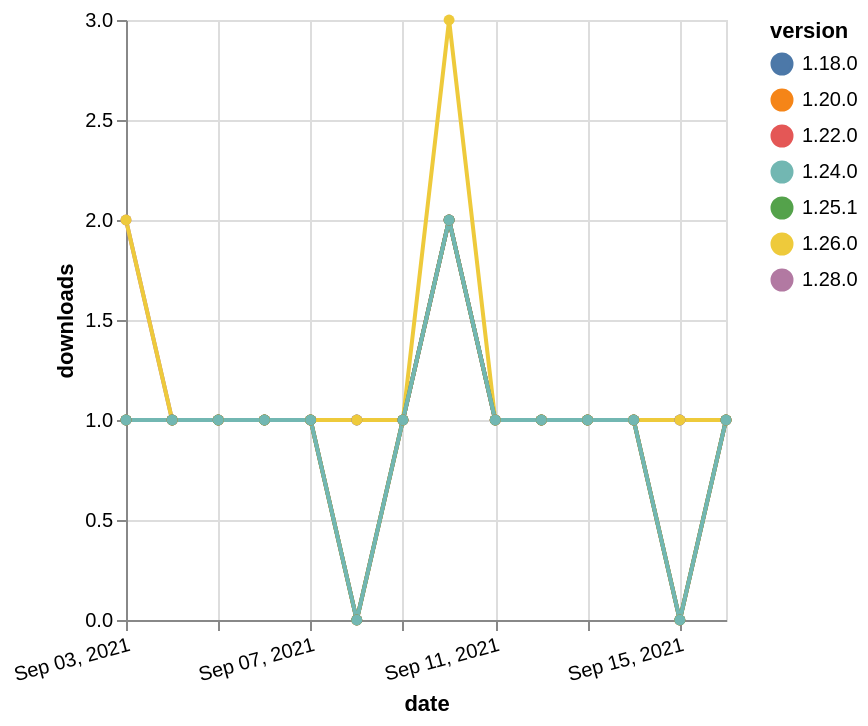

Source (Vega-Lite JSON):
### Vega-Lite specification from a JSON file in a GitHub repository (floating-point values rounded to 4 significant figures)
{"$schema": "https://vega.github.io/schema/vega-lite/v5.json", "description": "A simple bar chart with embedded data.", "data": {"values": [{"date": "2021-09-03", "total": 233, "delta": 1, "version": "1.18.0"}, {"date": "2021-09-04", "total": 234, "delta": 1, "version": "1.18.0"}, {"date": "2021-09-05", "total": 235, "delta": 1, "version": "1.18.0"}, {"date": "2021-09-06", "total": 236, "delta": 1, "version": "1.18.0"}, {"date": "2021-09-07", "total": 237, "delta": 1, "version": "1.18.0"}, {"date": "2021-09-08", "total": 238, "delta": 1, "version": "1.18.0"}, {"date": "2021-09-09", "total": 239, "delta": 1, "version": "1.18.0"}, {"date": "2021-09-10", "total": 241, "delta": 2, "version": "1.18.0"}, {"date": "2021-09-11", "total": 242, "delta": 1, "version": "1.18.0"}, {"date": "2021-09-12", "total": 243, "delta": 1, "version": "1.18.0"}, {"date": "2021-09-13", "total": 244, "delta": 1, "version": "1.18.0"}, {"date": "2021-09-14", "total": 245, "delta": 1, "version": "1.18.0"}, {"date": "2021-09-15", "total": 246, "delta": 1, "version": "1.18.0"}, {"date": "2021-09-16", "total": 247, "delta": 1, "version": "1.18.0"}, {"date": "2021-09-03", "total": 186, "delta": 1, "version": "1.22.0"}, {"date": "2021-09-04", "total": 187, "delta": 1, "version": "1.22.0"}, {"date": "2021-09-05", "total": 188, "delta": 1, "version": "1.22.0"}, {"date": "2021-09-06", "total": 189, "delta": 1, "version": "1.22.0"}, {"date": "2021-09-07", "total": 190, "delta": 1, "version": "1.22.0"}, {"date": "2021-09-08", "total": 190, "delta": 0, "version": "1.22.0"}, {"date": "2021-09-09", "total": 191, "delta": 1, "version": "1.22.0"}, {"date": "2021-09-10", "total": 193, "delta": 2, "version": "1.22.0"}, {"date": "2021-09-11", "total": 194, "delta": 1, "version": "1.22.0"}, {"date": "2021-09-12", "total": 195, "delta": 1, "version": "1.22.0"}, {"date": "2021-09-13", "total": 196, "delta": 1, "version": "1.22.0"}, {"date": "2021-09-14", "total": 197, "delta": 1, "version": "1.22.0"}, {"date": "2021-09-15", "total": 197, "delta": 0, "version": "1.22.0"}, {"date": "2021-09-16", "total": 198, "delta": 1, "version": "1.22.0"}, {"date": "2021-09-03", "total": 112, "delta": 2, "version": "1.28.0"}, {"date": "2021-09-04", "total": 113, "delta": 1, "version": "1.28.0"}, {"date": "2021-09-05", "total": 114, "delta": 1, "version": "1.28.0"}, {"date": "2021-09-06", "total": 115, "delta": 1, "version": "1.28.0"}, {"date": "2021-09-07", "total": 116, "delta": 1, "version": "1.28.0"}, {"date": "2021-09-08", "total": 117, "delta": 1, "version": "1.28.0"}, {"date": "2021-09-09", "total": 118, "delta": 1, "version": "1.28.0"}, {"date": "2021-09-10", "total": 120, "delta": 2, "version": "1.28.0"}, {"date": "2021-09-11", "total": 121, "delta": 1, "version": "1.28.0"}, {"date": "2021-09-12", "total": 122, "delta": 1, "version": "1.28.0"}, {"date": "2021-09-13", "total": 123, "delta": 1, "version": "1.28.0"}, {"date": "2021-09-14", "total": 124, "delta": 1, "version": "1.28.0"}, {"date": "2021-09-15", "total": 125, "delta": 1, "version": "1.28.0"}, {"date": "2021-09-16", "total": 126, "delta": 1, "version": "1.28.0"}, {"date": "2021-09-03", "total": 170, "delta": 2, "version": "1.26.0"}, {"date": "2021-09-04", "total": 171, "delta": 1, "version": "1.26.0"}, {"date": "2021-09-05", "total": 172, "delta": 1, "version": "1.26.0"}, {"date": "2021-09-06", "total": 173, "delta": 1, "version": "1.26.0"}, {"date": "2021-09-07", "total": 174, "delta": 1, "version": "1.26.0"}, {"date": "2021-09-08", "total": 175, "delta": 1, "version": "1.26.0"}, {"date": "2021-09-09", "total": 176, "delta": 1, "version": "1.26.0"}, {"date": "2021-09-10", "total": 179, "delta": 3, "version": "1.26.0"}, {"date": "2021-09-11", "total": 180, "delta": 1, "version": "1.26.0"}, {"date": "2021-09-12", "total": 181, "delta": 1, "version": "1.26.0"}, {"date": "2021-09-13", "total": 182, "delta": 1, "version": "1.26.0"}, {"date": "2021-09-14", "total": 183, "delta": 1, "version": "1.26.0"}, {"date": "2021-09-15", "total": 184, "delta": 1, "version": "1.26.0"}, {"date": "2021-09-16", "total": 185, "delta": 1, "version": "1.26.0"}, {"date": "2021-09-03", "total": 318, "delta": 1, "version": "1.20.0"}, {"date": "2021-09-04", "total": 319, "delta": 1, "version": "1.20.0"}, {"date": "2021-09-05", "total": 320, "delta": 1, "version": "1.20.0"}, {"date": "2021-09-06", "total": 321, "delta": 1, "version": "1.20.0"}, {"date": "2021-09-07", "total": 322, "delta": 1, "version": "1.20.0"}, {"date": "2021-09-08", "total": 322, "delta": 0, "version": "1.20.0"}, {"date": "2021-09-09", "total": 323, "delta": 1, "version": "1.20.0"}, {"date": "2021-09-10", "total": 325, "delta": 2, "version": "1.20.0"}, {"date": "2021-09-11", "total": 326, "delta": 1, "version": "1.20.0"}, {"date": "2021-09-12", "total": 327, "delta": 1, "version": "1.20.0"}, {"date": "2021-09-13", "total": 328, "delta": 1, "version": "1.20.0"}, {"date": "2021-09-14", "total": 329, "delta": 1, "version": "1.20.0"}, {"date": "2021-09-15", "total": 329, "delta": 0, "version": "1.20.0"}, {"date": "2021-09-16", "total": 330, "delta": 1, "version": "1.20.0"}, {"date": "2021-09-03", "total": 138, "delta": 1, "version": "1.25.1"}, {"date": "2021-09-04", "total": 139, "delta": 1, "version": "1.25.1"}, {"date": "2021-09-05", "total": 140, "delta": 1, "version": "1.25.1"}, {"date": "2021-09-06", "total": 141, "delta": 1, "version": "1.25.1"}, {"date": "2021-09-07", "total": 142, "delta": 1, "version": "1.25.1"}, {"date": "2021-09-08", "total": 142, "delta": 0, "version": "1.25.1"}, {"date": "2021-09-09", "total": 143, "delta": 1, "version": "1.25.1"}, {"date": "2021-09-10", "total": 145, "delta": 2, "version": "1.25.1"}, {"date": "2021-09-11", "total": 146, "delta": 1, "version": "1.25.1"}, {"date": "2021-09-12", "total": 147, "delta": 1, "version": "1.25.1"}, {"date": "2021-09-13", "total": 148, "delta": 1, "version": "1.25.1"}, {"date": "2021-09-14", "total": 149, "delta": 1, "version": "1.25.1"}, {"date": "2021-09-15", "total": 149, "delta": 0, "version": "1.25.1"}, {"date": "2021-09-16", "total": 150, "delta": 1, "version": "1.25.1"}, {"date": "2021-09-03", "total": 153, "delta": 1, "version": "1.24.0"}, {"date": "2021-09-04", "total": 154, "delta": 1, "version": "1.24.0"}, {"date": "2021-09-05", "total": 155, "delta": 1, "version": "1.24.0"}, {"date": "2021-09-06", "total": 156, "delta": 1, "version": "1.24.0"}, {"date": "2021-09-07", "total": 157, "delta": 1, "version": "1.24.0"}, {"date": "2021-09-08", "total": 157, "delta": 0, "version": "1.24.0"}, {"date": "2021-09-09", "total": 158, "delta": 1, "version": "1.24.0"}, {"date": "2021-09-10", "total": 160, "delta": 2, "version": "1.24.0"}, {"date": "2021-09-11", "total": 161, "delta": 1, "version": "1.24.0"}, {"date": "2021-09-12", "total": 162, "delta": 1, "version": "1.24.0"}, {"date": "2021-09-13", "total": 163, "delta": 1, "version": "1.24.0"}, {"date": "2021-09-14", "total": 164, "delta": 1, "version": "1.24.0"}, {"date": "2021-09-15", "total": 164, "delta": 0, "version": "1.24.0"}, {"date": "2021-09-16", "total": 165, "delta": 1, "version": "1.24.0"}]}, "width": "container", "mark": {"type": "line", "point": {"filled": true}}, "encoding": {"x": {"field": "date", "type": "temporal", "timeUnit": "yearmonthdate", "title": "date", "axis": {"labelAngle": -15}}, "y": {"field": "delta", "type": "quantitative", "title": "downloads"}, "color": {"field": "version", "type": "nominal"}, "tooltip": {"field": "delta"}}}
